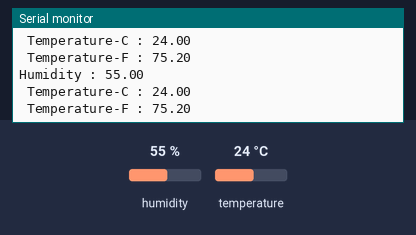
The sketch below on a simulated Arduino Uno, built with avr-gcc and run on an emulated ATmega328P. Parts: the last lines printed to the serial monitor. Inputs (shaded band) come from the test bench; at power-on: humidity 55 %, temperature 24 °C.

Above: at 1.7 s.
1.8 s: humidity set to 22 %
At 2.91 s:
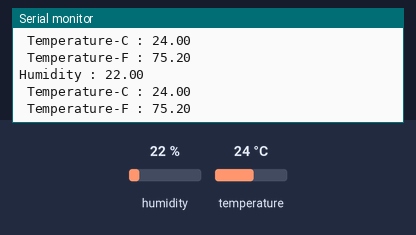
4.6 s: temperature set to 12 °C
At 4.96 s:
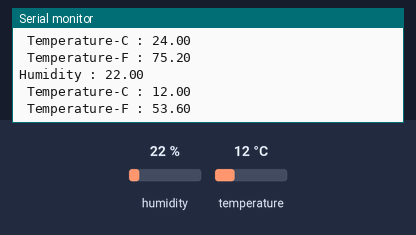
7.4 s: humidity set to 40 %
At 9.07 s:
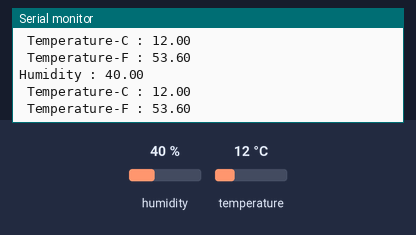
Timing chart, 0 to 10.6 s (numbered marks = the images above; inputs shaded):
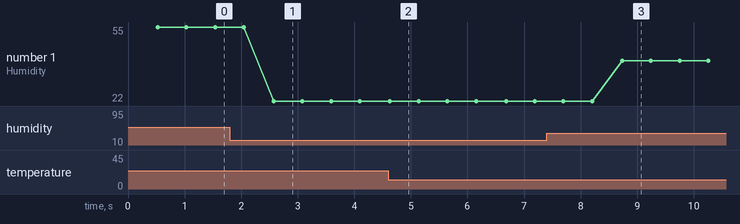

Measured:
- after the input at 1.8 s, the serial monitor: prints a new line after 0.78 s (image 1)
- after the input at 4.6 s, the serial monitor: prints a new line after 0.05 s (image 2)
- after the input at 7.4 s, the serial monitor: prints a new line after 1.3 s (image 3)
- plotted number 1: 55 → 22 after the input at 1.8 s, 22 → 40 after the input at 7.4 s

The sketch:

DHT11Monitor.ino
```cpp
#include <DHT.h>

#define Type DHT11
int sensePin = 2;
DHT dht(sensePin, Type);
float humidity;
float tempC;
float tempF;
int setTime = 500;

void setup() {
  // put your setup code here, to run once:
  Serial.begin(9600);
  dht.begin();
  delay(setTime);
}

void loop() {
  // put your main code here, to run repeatedly:
  humidity = dht.readHumidity();
  tempC = dht.readTemperature();
  tempF = dht.readTemperature(true);

  Serial.print("Humidity : ");
  Serial.print(humidity);
  Serial.println("  ");
  Serial.print(" Temperature-C : ");
  Serial.print(tempC);
  Serial.println("  ");
  Serial.print(" Temperature-F : ");
  Serial.print(tempF);
  Serial.println("  ");

  delay(setTime);
}
```
